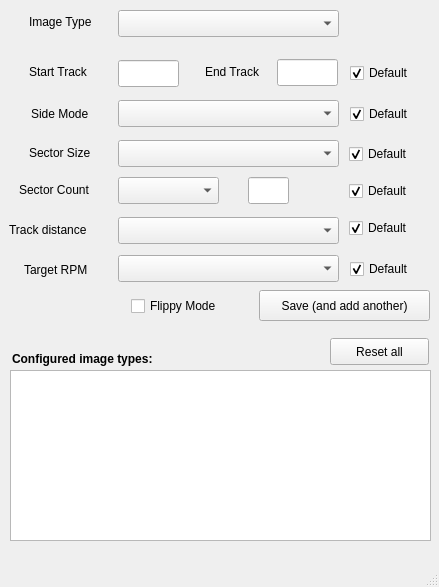
<?xml version="1.0" encoding="UTF-8"?>
<ui version="4.0">
 <class>addTypes</class>
 <widget class="QMainWindow" name="addTypes">
  <property name="geometry">
   <rect>
    <x>0</x>
    <y>0</y>
    <width>439</width>
    <height>587</height>
   </rect>
  </property>
  <property name="windowTitle">
   <string>Add Disk Types</string>
  </property>
  <widget class="QWidget" name="centralwidget">
   <widget class="QComboBox" name="imageTypeCB">
    <property name="geometry">
     <rect>
      <x>118</x>
      <y>10</y>
      <width>221</width>
      <height>27</height>
     </rect>
    </property>
   </widget>
   <widget class="QLineEdit" name="startTrack">
    <property name="geometry">
     <rect>
      <x>118</x>
      <y>60</y>
      <width>61</width>
      <height>27</height>
     </rect>
    </property>
   </widget>
   <widget class="QLineEdit" name="endTrack">
    <property name="geometry">
     <rect>
      <x>277</x>
      <y>59</y>
      <width>61</width>
      <height>27</height>
     </rect>
    </property>
   </widget>
   <widget class="QComboBox" name="sideModeCB">
    <property name="geometry">
     <rect>
      <x>118</x>
      <y>100</y>
      <width>221</width>
      <height>27</height>
     </rect>
    </property>
   </widget>
   <widget class="QComboBox" name="sectorSizeCB">
    <property name="geometry">
     <rect>
      <x>118</x>
      <y>140</y>
      <width>221</width>
      <height>27</height>
     </rect>
    </property>
   </widget>
   <widget class="QComboBox" name="sectorCountCB">
    <property name="geometry">
     <rect>
      <x>118</x>
      <y>177</y>
      <width>101</width>
      <height>27</height>
     </rect>
    </property>
   </widget>
   <widget class="QLineEdit" name="sectorCount">
    <property name="geometry">
     <rect>
      <x>248</x>
      <y>177</y>
      <width>41</width>
      <height>27</height>
     </rect>
    </property>
   </widget>
   <widget class="QComboBox" name="trackDistanceCB">
    <property name="geometry">
     <rect>
      <x>118</x>
      <y>217</y>
      <width>221</width>
      <height>27</height>
     </rect>
    </property>
   </widget>
   <widget class="QCheckBox" name="flippyMode">
    <property name="geometry">
     <rect>
      <x>131</x>
      <y>295</y>
      <width>121</width>
      <height>22</height>
     </rect>
    </property>
    <property name="text">
     <string>Flippy Mode</string>
    </property>
   </widget>
   <widget class="QCheckBox" name="tracksDefault">
    <property name="enabled">
     <bool>true</bool>
    </property>
    <property name="geometry">
     <rect>
      <x>350</x>
      <y>62</y>
      <width>99</width>
      <height>22</height>
     </rect>
    </property>
    <property name="text">
     <string>Default</string>
    </property>
    <property name="checked">
     <bool>true</bool>
    </property>
   </widget>
   <widget class="QCheckBox" name="sideModeDefault">
    <property name="geometry">
     <rect>
      <x>350</x>
      <y>103</y>
      <width>99</width>
      <height>22</height>
     </rect>
    </property>
    <property name="text">
     <string>Default</string>
    </property>
    <property name="checked">
     <bool>true</bool>
    </property>
   </widget>
   <widget class="QCheckBox" name="sectorSizeDefault">
    <property name="geometry">
     <rect>
      <x>349</x>
      <y>143</y>
      <width>99</width>
      <height>22</height>
     </rect>
    </property>
    <property name="text">
     <string>Default</string>
    </property>
    <property name="checked">
     <bool>true</bool>
    </property>
   </widget>
   <widget class="QCheckBox" name="sectorCountDefault">
    <property name="geometry">
     <rect>
      <x>349</x>
      <y>180</y>
      <width>99</width>
      <height>22</height>
     </rect>
    </property>
    <property name="text">
     <string>Default</string>
    </property>
    <property name="checked">
     <bool>true</bool>
    </property>
   </widget>
   <widget class="QCheckBox" name="trackDistanceDefault">
    <property name="geometry">
     <rect>
      <x>349</x>
      <y>217</y>
      <width>99</width>
      <height>22</height>
     </rect>
    </property>
    <property name="text">
     <string>Default</string>
    </property>
    <property name="checked">
     <bool>true</bool>
    </property>
   </widget>
   <widget class="QPushButton" name="addType">
    <property name="geometry">
     <rect>
      <x>259</x>
      <y>290</y>
      <width>171</width>
      <height>31</height>
     </rect>
    </property>
    <property name="text">
     <string>Save (and add another)</string>
    </property>
   </widget>
   <widget class="QLabel" name="label">
    <property name="geometry">
     <rect>
      <x>29</x>
      <y>12</y>
      <width>81</width>
      <height>20</height>
     </rect>
    </property>
    <property name="text">
     <string>Image Type</string>
    </property>
   </widget>
   <widget class="QLabel" name="label_2">
    <property name="geometry">
     <rect>
      <x>29</x>
      <y>62</y>
      <width>81</width>
      <height>20</height>
     </rect>
    </property>
    <property name="text">
     <string>Start Track</string>
    </property>
   </widget>
   <widget class="QLabel" name="label_3">
    <property name="geometry">
     <rect>
      <x>205</x>
      <y>62</y>
      <width>71</width>
      <height>20</height>
     </rect>
    </property>
    <property name="text">
     <string>End Track</string>
    </property>
   </widget>
   <widget class="QLabel" name="label_4">
    <property name="geometry">
     <rect>
      <x>31</x>
      <y>104</y>
      <width>81</width>
      <height>20</height>
     </rect>
    </property>
    <property name="text">
     <string>Side Mode</string>
    </property>
   </widget>
   <widget class="QLabel" name="label_5">
    <property name="geometry">
     <rect>
      <x>29</x>
      <y>143</y>
      <width>81</width>
      <height>20</height>
     </rect>
    </property>
    <property name="text">
     <string>Sector Size</string>
    </property>
   </widget>
   <widget class="QLabel" name="label_6">
    <property name="geometry">
     <rect>
      <x>19</x>
      <y>180</y>
      <width>91</width>
      <height>20</height>
     </rect>
    </property>
    <property name="text">
     <string>Sector Count</string>
    </property>
   </widget>
   <widget class="QLabel" name="label_7">
    <property name="geometry">
     <rect>
      <x>9</x>
      <y>220</y>
      <width>101</width>
      <height>20</height>
     </rect>
    </property>
    <property name="text">
     <string>Track distance</string>
    </property>
   </widget>
   <widget class="QLabel" name="label_8">
    <property name="geometry">
     <rect>
      <x>24</x>
      <y>260</y>
      <width>81</width>
      <height>20</height>
     </rect>
    </property>
    <property name="text">
     <string>Target RPM</string>
    </property>
   </widget>
   <widget class="QCheckBox" name="targetRPMDefault">
    <property name="geometry">
     <rect>
      <x>350</x>
      <y>258</y>
      <width>99</width>
      <height>22</height>
     </rect>
    </property>
    <property name="text">
     <string>Default</string>
    </property>
    <property name="checked">
     <bool>true</bool>
    </property>
   </widget>
   <widget class="QTextBrowser" name="settingsDisplay">
    <property name="geometry">
     <rect>
      <x>10</x>
      <y>370</y>
      <width>421</width>
      <height>171</height>
     </rect>
    </property>
   </widget>
   <widget class="QPushButton" name="resetTypes">
    <property name="geometry">
     <rect>
      <x>330</x>
      <y>338</y>
      <width>99</width>
      <height>27</height>
     </rect>
    </property>
    <property name="text">
     <string>Reset all</string>
    </property>
   </widget>
   <widget class="QLabel" name="label_9">
    <property name="geometry">
     <rect>
      <x>12</x>
      <y>350</y>
      <width>181</width>
      <height>17</height>
     </rect>
    </property>
    <property name="font">
     <font>
      <weight>75</weight>
      <bold>true</bold>
     </font>
    </property>
    <property name="text">
     <string>Configured image types:</string>
    </property>
   </widget>
   <widget class="QComboBox" name="targetRPMCB">
    <property name="geometry">
     <rect>
      <x>118</x>
      <y>255</y>
      <width>221</width>
      <height>27</height>
     </rect>
    </property>
   </widget>
  </widget>
  <widget class="QMenuBar" name="menubar">
   <property name="geometry">
    <rect>
     <x>0</x>
     <y>0</y>
     <width>439</width>
     <height>22</height>
    </rect>
   </property>
  </widget>
  <widget class="QStatusBar" name="statusbar"/>
 </widget>
 <resources/>
 <connections>
  <connection>
   <sender>resetTypes</sender>
   <signal>clicked()</signal>
   <receiver>addTypes</receiver>
   <slot>reset_types()</slot>
   <hints>
    <hint type="sourcelabel">
     <x>378</x>
     <y>383</y>
    </hint>
    <hint type="destinationlabel">
     <x>95</x>
     <y>352</y>
    </hint>
   </hints>
  </connection>
  <connection>
   <sender>addType</sender>
   <signal>clicked()</signal>
   <receiver>addTypes</receiver>
   <slot>save_and_add()</slot>
   <hints>
    <hint type="sourcelabel">
     <x>381</x>
     <y>335</y>
    </hint>
    <hint type="destinationlabel">
     <x>413</x>
     <y>44</y>
    </hint>
   </hints>
  </connection>
  <connection>
   <sender>tracksDefault</sender>
   <signal>stateChanged(int)</signal>
   <receiver>addTypes</receiver>
   <slot>tracks_default_change()</slot>
   <hints>
    <hint type="sourcelabel">
     <x>396</x>
     <y>100</y>
    </hint>
    <hint type="destinationlabel">
     <x>367</x>
     <y>74</y>
    </hint>
   </hints>
  </connection>
  <connection>
   <sender>sideModeDefault</sender>
   <signal>stateChanged(int)</signal>
   <receiver>addTypes</receiver>
   <slot>side_mode_default_change()</slot>
   <hints>
    <hint type="sourcelabel">
     <x>359</x>
     <y>141</y>
    </hint>
    <hint type="destinationlabel">
     <x>349</x>
     <y>122</y>
    </hint>
   </hints>
  </connection>
  <connection>
   <sender>sectorSizeDefault</sender>
   <signal>stateChanged(int)</signal>
   <receiver>addTypes</receiver>
   <slot>sector_size_default_change()</slot>
   <hints>
    <hint type="sourcelabel">
     <x>379</x>
     <y>171</y>
    </hint>
    <hint type="destinationlabel">
     <x>340</x>
     <y>157</y>
    </hint>
   </hints>
  </connection>
  <connection>
   <sender>sectorCountDefault</sender>
   <signal>stateChanged(int)</signal>
   <receiver>addTypes</receiver>
   <slot>sector_count_default_change()</slot>
   <hints>
    <hint type="sourcelabel">
     <x>379</x>
     <y>218</y>
    </hint>
    <hint type="destinationlabel">
     <x>336</x>
     <y>208</y>
    </hint>
   </hints>
  </connection>
  <connection>
   <sender>trackDistanceDefault</sender>
   <signal>stateChanged(int)</signal>
   <receiver>addTypes</receiver>
   <slot>track_distance_default_change()</slot>
   <hints>
    <hint type="sourcelabel">
     <x>380</x>
     <y>254</y>
    </hint>
    <hint type="destinationlabel">
     <x>336</x>
     <y>228</y>
    </hint>
   </hints>
  </connection>
  <connection>
   <sender>targetRPMDefault</sender>
   <signal>stateChanged(int)</signal>
   <receiver>addTypes</receiver>
   <slot>target_RPM_default_change()</slot>
   <hints>
    <hint type="sourcelabel">
     <x>408</x>
     <y>288</y>
    </hint>
    <hint type="destinationlabel">
     <x>350</x>
     <y>268</y>
    </hint>
   </hints>
  </connection>
  <connection>
   <sender>flippyMode</sender>
   <signal>stateChanged(int)</signal>
   <receiver>addTypes</receiver>
   <slot>flippy_change()</slot>
   <hints>
    <hint type="sourcelabel">
     <x>177</x>
     <y>325</y>
    </hint>
    <hint type="destinationlabel">
     <x>99</x>
     <y>316</y>
    </hint>
   </hints>
  </connection>
 </connections>
 <slots>
  <slot>reset_types()</slot>
  <slot>save_and_add()</slot>
  <slot>side_mode_default_change()</slot>
  <slot>tracks_default_change()</slot>
  <slot>sector_size_default_change()</slot>
  <slot>sector_count_default_change()</slot>
  <slot>track_distance_default_change()</slot>
  <slot>target_RPM_default_change()</slot>
  <slot>flippy_change()</slot>
 </slots>
</ui>
